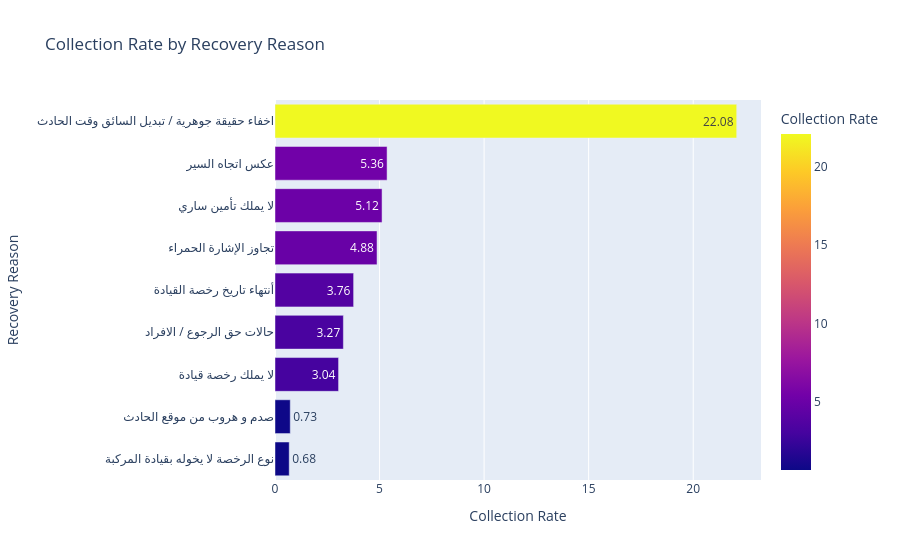

The cell this chart's notebook holds for it:
### Markdown cell above
### Collection Rate by Reason

### Code cell
reason_filtered = (
    reason_summary[
        reason_summary["Claims"] >= 10
    ]
)

fig = px.bar(
    reason_filtered.sort_values("Collection Rate"),
    x="Collection Rate",
    y="Recovery Reason",
    orientation="h",
    color="Collection Rate",
    text="Collection Rate",
    title="Collection Rate by Recovery Reason"
)

fig.show()

### Figure 1 — Plotly figure (JSON) as saved in the notebook; plotly's stock layout.template omitted (floating-point values rounded to 4 significant figures)
{"data": [{"alignmentgroup": "True", "hovertemplate": "Collection Rate=%{marker.color}<br>Recovery Reason=%{y}<extra></extra>", "legendgroup": "", "marker": {"color": [0.68, 0.73, 3.04, 3.27, 3.76, 4.88, 5.12, 5.36, 22.08], "coloraxis": "coloraxis", "pattern": {"shape": ""}}, "name": "", "offsetgroup": "", "orientation": "h", "showlegend": false, "text": [0.68, 0.73, 3.04, 3.27, 3.76, 4.88, 5.12, 5.36, 22.08], "textposition": "auto", "type": "bar", "x": [0.68, 0.73, 3.04, 3.27, 3.76, 4.88, 5.12, 5.36, 22.08], "xaxis": "x", "y": ["نوع الرخصة لا يخوله بقيادة المركبة", "صدم و هروب من موقع الحادث", "لا يملك رخصة قيادة", "حالات حق الرجوع / الافراد", "أنتهاء تاريخ رخصة القيادة", "تجاوز الإشارة الحمراء", "لا يملك تأمين ساري", "عكس اتجاه السير", "اخفاء حقيقة جوهرية / تبديل السائق وقت الحادث"], "yaxis": "y"}], "layout": {"barmode": "relative", "coloraxis": {"colorbar": {"title": {"text": "Collection Rate"}}, "colorscale": [[0, "#0d0887"], [0.1111, "#46039f"], [0.2222, "#7201a8"], [0.3333, "#9c179e"], [0.4444, "#bd3786"], [0.5556, "#d8576b"], [0.6667, "#ed7953"], [0.7778, "#fb9f3a"], [0.8889, "#fdca26"], [1, "#f0f921"]]}, "legend": {"tracegroupgap": 0}, "title": {"text": "Collection Rate by Recovery Reason"}, "xaxis": {"anchor": "y", "domain": [0, 1], "title": {"text": "Collection Rate"}}, "yaxis": {"anchor": "x", "domain": [0, 1], "title": {"text": "Recovery Reason"}}}}
